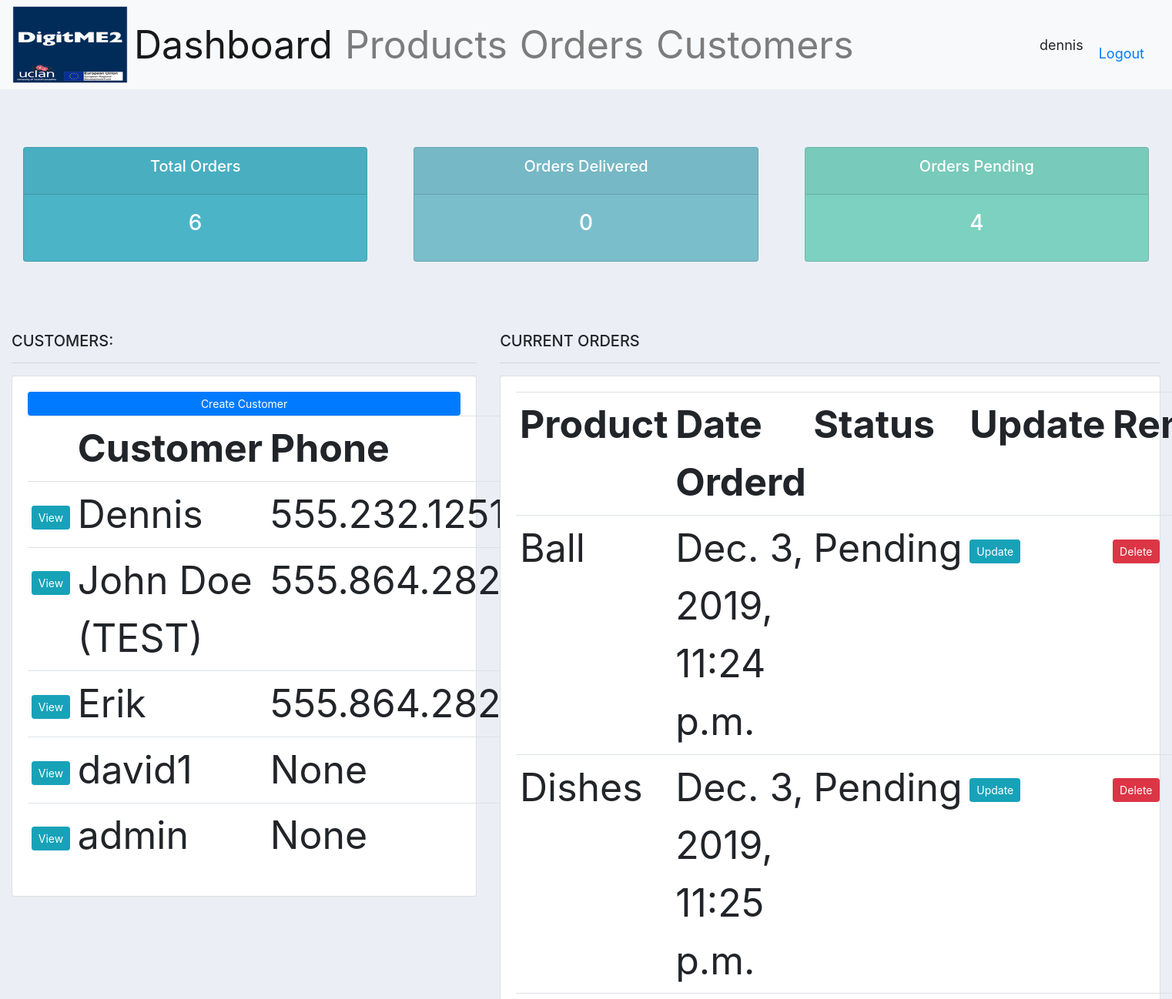
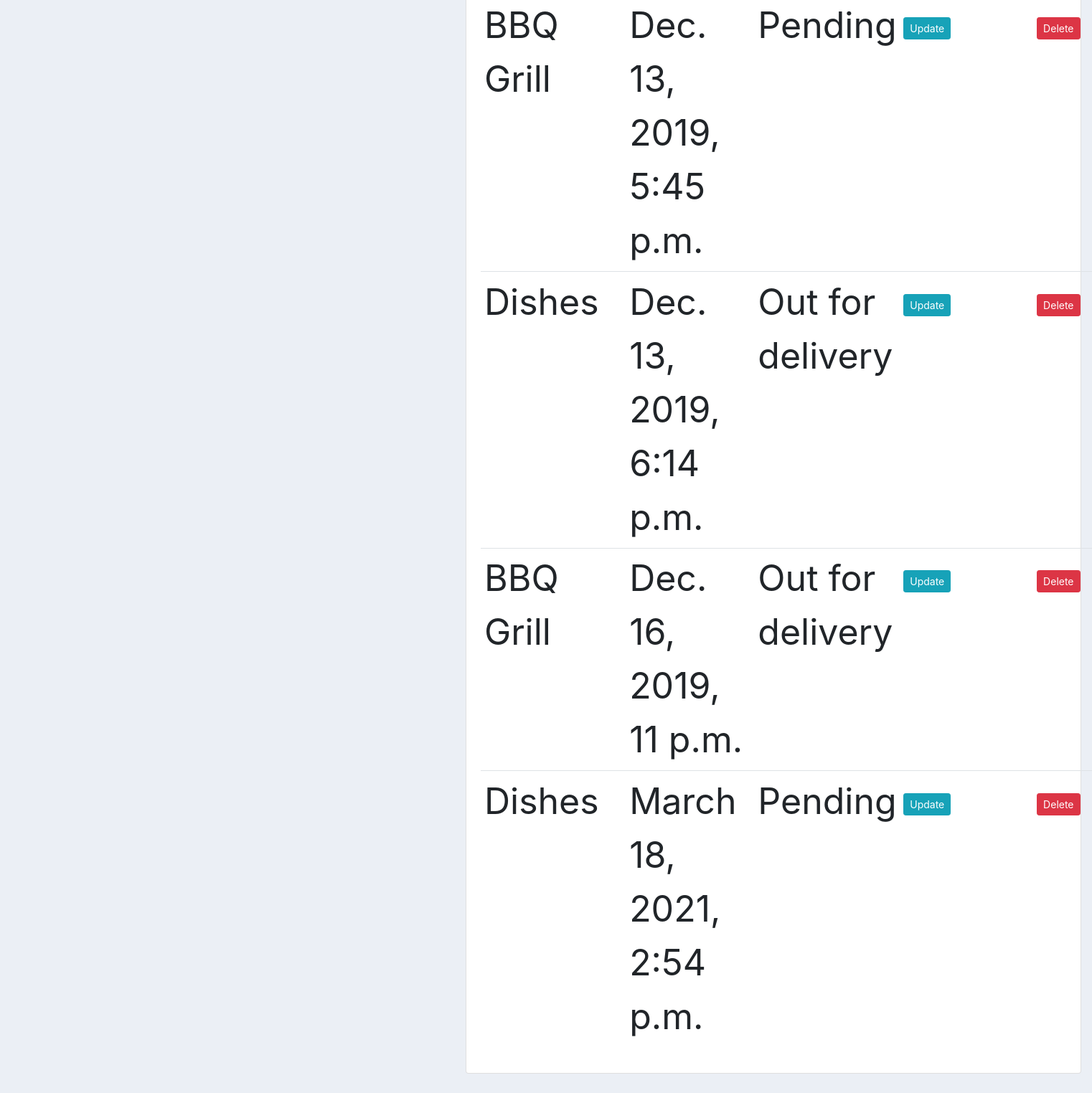
The app's page / (signed in) with its own data (2 pictures, top to bottom).
### accounts/models.py (models this page shows, shortened)
class Customer(models.Model):
	user = models.OneToOneField(User, null=True, blank=True, on_delete=models.CASCADE)
	name = models.CharField(max_length=200, null=True)
	phone = models.CharField(max_length=200, null=True)
	email = models.CharField(max_length=200, null=True)
	profile_pic = models.ImageField(default="profile1.png", null=True, blank=True)
	date_created = models.DateTimeField(auto_now_add=True, null=True)

class Order(models.Model):
	STATUS = (
			('Pending', 'Pending'),
			('Out for delivery', 'Out for delivery'),
			('Delivered', 'Delivered'),
			)
	customer = models.ForeignKey(Customer, null=True, on_delete= models.SET_NULL)
	product = models.ForeignKey(Product, null=True, on_delete= models.SET_NULL)
	date_created = models.DateTimeField(auto_now_add=True, null=True)
	status = models.CharField(max_length=200, null=True, choices=STATUS)
	note = models.CharField(max_length=1000, null=True)

class Product(models.Model):
	CATEGORY = (
			('Indoor', 'Indoor'),
			('Out Door', 'Out Door'),
			)
	name = models.CharField(max_length=200, null=True)
	price = models.FloatField(null=True)
	category = models.CharField(max_length=200, null=True, choices=CATEGORY)
	description = models.CharField(max_length=200, null=True, blank=True)
	date_created = models.DateTimeField(auto_now_add=True, null=True)
	tags = models.ManyToManyField(Tag)
	def __str__(self):
		return self.name

### accounts/decorators.py (the view)
	def wrapper_function(request, *args, **kwargs):
		group = None
		if request.user.groups.exists():
			group = request.user.groups.all()[0].name
		if group == 'customer':
			return redirect('user-page')
		if group == 'admin':
			return view_func(request, *args, **kwargs)

### accounts/views.py (called while the page is built)
@login_required(login_url='login')
@admin_only
def home(request):
	orders = Order.objects.all()
	customers = Customer.objects.all()
	total_customers = customers.count()
	total_orders = orders.count()
	delivered = orders.filter(status='Delivered').count()
	pending = orders.filter(status='Pending').count()
	context = {'orders':orders, 'customers':customers,
	'total_orders':total_orders,'delivered':delivered,
	'pending':pending }
	return render(request, 'accounts/dashboard.html', context)

### accounts/templates/accounts/dashboard.html
{%  extends 'accounts/main.html' %}
{% block content %}
{%  include 'accounts/status.html' %}
<br>
<div class="row">
	<div class="col-md-5">
		<h5>CUSTOMERS:</h5>
		<hr>
		<div class="card card-body">
			<a class="btn btn-primary  btn-sm btn-block" href="{% url 'register' %}">Create Customer</a>
			<table class="table table-sm">
				<tr>
					<th></th>
					<th>Customer</th>
					<th>Phone</th>
				</tr>
				{% for customer in customers %}
					<tr>
						<td><a class="btn btn-sm btn-info" href="{% url 'customer' customer.id %}">View</a></td>
						<td>{{customer.name}}</td>
						<td>{{customer.phone}}</td>
					</tr>
				{% endfor %}
			</table>
		</div>
	</div>
	<div class="col-md-7">
		<h5>CURRENT ORDERS</h5>
		<hr>
		<div class="card card-body">
			<table class="table table-sm">
				<tr>
					<th>Product</th>
					<th>Date Orderd</th>
					<th>Status</th>
					<th>Update</th>
					<th>Remove</th>
				</tr>
				{% for order in orders %}
					<tr>
						<td>{{order.product}}</td>
						<td>{{order.date_created}}</td>
						<td>{{order.status}}</td>
						<td><a class="btn btn-sm btn-info" href="{% url 'update_order' order.id %}">Update</a></td>
						<td><a class="btn btn-sm btn-danger" href="{% url 'delete_order' order.id %}">Delete</a></td>
					</tr>
				{% endfor %}
			</table>
		</div>
	</div>
</div>
{% endblock %}

### accounts/templates/accounts/main.html (shortened to what this page needs)
{% load static %}
<!DOCTYPE html>
<html>
<head>
	<link rel="stylesheet" href="https://cdnjs.cloudflare.com/ajax/libs/font-awesome/4.7.0/css/font-awesome.min.css">
	<link rel="stylesheet" href="https://stackpath.bootstrapcdn.com/bootstrap/4.3.1/css/bootstrap.min.css">
	<link rel="stylesheet" href="https://cdnjs.cloudflare.com/ajax/libs/font-awesome/4.7.0/css/font-awesome.min.css">
	<link rel="stylesheet" type="text/css" href="{% static '/css/main.css' %}">
</head>
<body>
	{%  include 'accounts/navbar.html' %}
	<div class="container-fluid">
	{% block content %}
	{% endblock %}
</body>
</html>

### accounts/templates/accounts/navbar.html (shortened to what this page needs)
{% load static %}
<nav class="navbar navbar-expand-lg navbar-light bg-light">
  <img src="{% static 'images/digi.png' %}" width="150" height="100">
  <div class="collapse navbar-collapse" id="navbarNav">
    <ul class="navbar-nav">
      {% if request.user.is_staff %}
      <li class="nav-item active">
        <a class="nav-link" href="{% url 'home' %}">Dashboard</a>
      </li>
      <li class="nav-item">
        <a class="nav-link" href="{% url 'products' %}">Products</a>
      </li>
      <li class="nav-item">
        <a class="nav-link" href="{% url 'orders' %}">Orders</a>
      </li>
      <li class="nav-item">
        <a class="nav-link" href="{% url 'customers' %}">Customers</a>
      </li>
      {% else %}
       <li class="nav-item">
        <a class="nav-link" href="{% url 'account' %}">Settings</a>
      </li>
      {% endif %}
    </ul>
  </div>
  <span class="hello-msg">{{request.user}}</span>
  <span ><a  class="hello-msg" href="{% url 'logout' %}">Logout</a></span>
</nav>

### accounts/templates/accounts/status.html
<br>
<div class="row">
	<div class="col">
		<div class="col-md">
			<div class="card text-center text-white  mb-3" id="total-orders">
			  	<div class="card-header">
			  		<h5 class="card-title">Total Orders</h5>
			  	</div>
			  	<div class="card-body">
			    	<h3 class="card-title">{{total_orders}}</h3>
			  	</div>
			</div>
		</div>
	</div>
	<div class="col">
		<div class="col-md">
			<div class="card text-center text-white  mb-3" id="orders-delivered">
			  	<div class="card-header">
			  		<h5 class="card-title">Orders Delivered</h5>
			  	</div>
			  	<div class="card-body">
			    	<h3 class="card-title">{{delivered}}</h3>
			  	</div>
			</div>
		</div>
	</div>
	<div class="col">
		<div class="col-md">
			<div class="card text-center text-white  mb-3" id="orders-pending">
			  	<div class="card-header">
			  		<h5 class="card-title">Orders Pending</h5>
			  	</div>
			  	<div class="card-body">
			    	<h3 class="card-title">{{pending}}</h3>
			  	</div>
			</div>
		</div>
	</div>
</div>

### static/css/main.css (style rules this page uses)
body { background-color: #ebeff5; font-size: 50px }
#total-orders { background-color: #4cb4c7; }
#orders-delivered { background-color: #7abecc; }
#orders-pending { background-color: #7CD1C0; }

### accounts/templates/accounts/navbar.html (style rules this page uses)
.hello-msg { font-size: 18px; margin-right: 20px; }

### records on screen
Customer: name "Dennis", phone "555.232.1251"
Customer: name "John Doe (TEST)", phone "555.864.2828"
Customer: name "Erik", phone "555.864.2828"
Customer: name "david1", phone "None"
Customer: name "admin", phone "None"
Order: product "Ball", date_created "Dec. 3, 2019, 11:24 p.m.", status "Pending"
Order: product "Dishes", date_created "Dec. 3, 2019, 11:25 p.m.", status "Pending"
Order: product "BBQ Grill", date_created "Dec. 13, 2019, 5:45 p.m.", status "Pending"
Order: product "Dishes", date_created "Dec. 13, 2019, 6:14 p.m.", status "Out for delivery"
Order: product "BBQ Grill", date_created "Dec. 16, 2019, 11 p.m.", status "Out for delivery"
Order: product "Dishes", date_created "March 18, 2021, 2:54 p.m.", status "Pending"

### other values on screen
{{ request.user }} "dennis"
{{ total_orders }} "6"
{{ delivered }} "0"
{{ pending }} "4"
